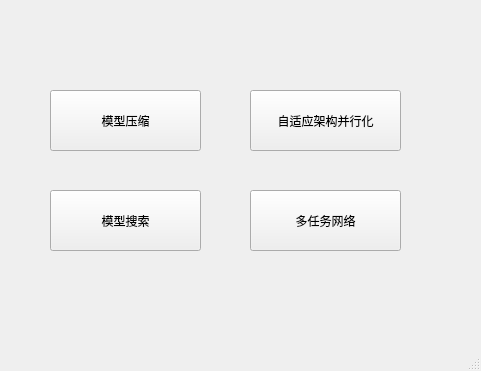
<?xml version="1.0" encoding="UTF-8"?>
<ui version="4.0">
 <class>MainWindow</class>
 <widget class="QMainWindow" name="MainWindow">
  <property name="geometry">
   <rect>
    <x>0</x>
    <y>0</y>
    <width>481</width>
    <height>371</height>
   </rect>
  </property>
  <property name="windowTitle">
   <string>MainWindow</string>
  </property>
  <widget class="QWidget" name="centralwidget">
   <widget class="QPushButton" name="pushButton">
    <property name="geometry">
     <rect>
      <x>50</x>
      <y>90</y>
      <width>151</width>
      <height>61</height>
     </rect>
    </property>
    <property name="text">
     <string>模型压缩</string>
    </property>
   </widget>
   <widget class="QPushButton" name="pushButton_2">
    <property name="geometry">
     <rect>
      <x>250</x>
      <y>90</y>
      <width>151</width>
      <height>61</height>
     </rect>
    </property>
    <property name="text">
     <string>自适应架构并行化</string>
    </property>
   </widget>
   <widget class="QPushButton" name="pushButton_3">
    <property name="geometry">
     <rect>
      <x>50</x>
      <y>190</y>
      <width>151</width>
      <height>61</height>
     </rect>
    </property>
    <property name="text">
     <string>模型搜索</string>
    </property>
   </widget>
   <widget class="QPushButton" name="pushButton_4">
    <property name="geometry">
     <rect>
      <x>250</x>
      <y>190</y>
      <width>151</width>
      <height>61</height>
     </rect>
    </property>
    <property name="text">
     <string>多任务网络</string>
    </property>
   </widget>
  </widget>
  <widget class="QMenuBar" name="menubar">
   <property name="geometry">
    <rect>
     <x>0</x>
     <y>0</y>
     <width>481</width>
     <height>26</height>
    </rect>
   </property>
  </widget>
  <widget class="QStatusBar" name="statusbar"/>
 </widget>
 <resources/>
 <connections/>
</ui>
